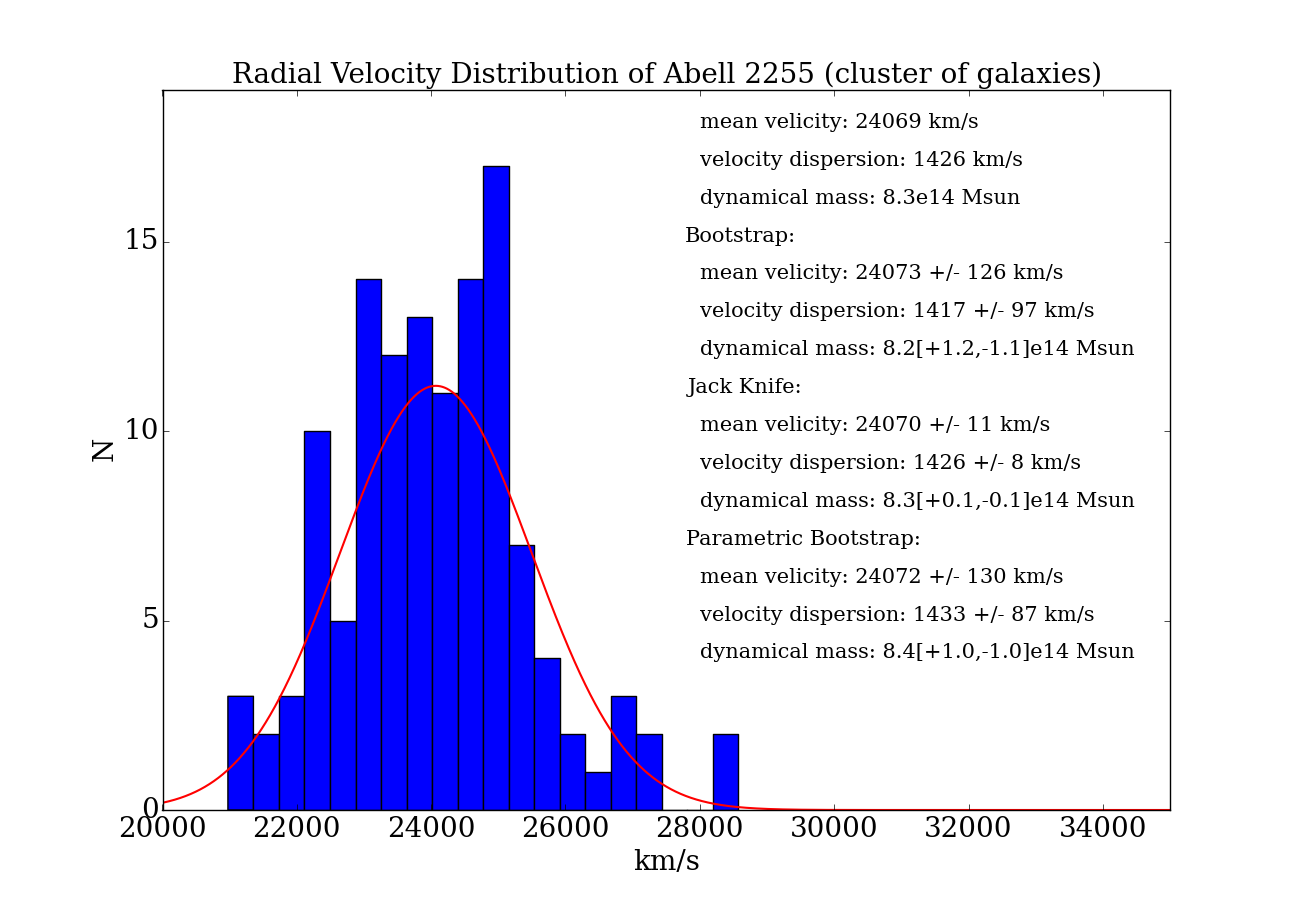

Python code for this plot:
#!/usr/bin/env python

import numpy
import scipy.stats
import matplotlib.pyplot as pyplot

c=299722.22222223717 # km/s
G=6.67408e-20 # km^3 kg^-1 s^-2
R=87.49*20*3.086e+16 # km
Msun=1.9884e30 # kg
frac=1.0

def calcmass(meantmp,stdtmp):

    meanmean=numpy.mean(meantmp)
    meanstd=numpy.std(meantmp, ddof=1)
    stdmean=numpy.mean(stdtmp)
    stdstd=numpy.std(stdtmp, ddof=1)

    mass=frac*stdmean*stdmean*R/G/Msun
    massp=frac*(stdmean+stdstd)*(stdmean+stdstd)*R/G/Msun-mass
    massm=mass-frac*(stdmean-stdstd)*(stdmean-stdstd)*R/G/Msun

    print "mean velicity: %.0f +/- %.0f km/s"%(meanmean,meanstd)
    print "velocity dispersion: %.0f +/- %.0f km/s"%(stdmean,stdstd)
    print "dynamical mass: %.1f[+%.1f,-%.1f]e14 Msun"%(mass/10**14,massp/10**14,massm/10**14)

    return meanmean,meanstd,stdmean,stdstd,mass,massp,massm

if __name__== "__main__":


    data0=numpy.genfromtxt("./abell2255_SDSS.csv", delimiter=",", names=True, dtype=[('objid',int),('ra',float),('dec',float),('u',float),('g',float),('r',float),('i',float),('z',float),('class','a6'),('redshift',float),('velDisp',float),('velDispErr',float)])

    data0['redshift']=data0['redshift']*c
    data1=data0[numpy.where((data0['redshift']<30000)&(data0['redshift']>20000))]

    print "Abell 2255 analysis"

    nsample=int(len(data1))
    print "sample size: %d"%(nsample)

    velmean0=numpy.mean(data1['redshift'])
    velstd0=numpy.std(data1['redshift'], ddof=1)
    mass=frac*velstd0*velstd0*R/G/Msun
    print "mean velicity: %.0f km/s"%(velmean0)
    print "velocity dispersion: %.0f km/s"%(velstd0)
    print "dynamical mass: %.1fe14 Msun"%(mass/10**14)

    nresample=100

    print "bootstrap"

    meantmp=[];stdtmp=[]
    for x in xrange(nresample):
        velbs=[]
        for i in xrange(nsample):
            j=numpy.random.randint(nsample)
            velbs.append(data1['redshift'][j])
        velmean=numpy.mean(velbs)
        velstd=numpy.std(velbs, ddof=1)
        meantmp.append(velmean)
        stdtmp.append(velstd)

    meanmean1,meanstd1,stdmean1,stdstd1,mass1,massp1,massm1=calcmass(meantmp,stdtmp)

    print "jack knife"

    meantmp=[];stdtmp=[]
    for x in xrange(nresample):
        j=numpy.random.randint(nsample)
        data=numpy.hstack([data1['redshift'][:j],data1['redshift'][j+1:]])
        velmean=numpy.mean(data)
        velstd=numpy.std(data, ddof=1)
        meantmp.append(velmean)
        stdtmp.append(velstd)

    meanmean2,meanstd2,stdmean2,stdstd2,mass2,massp2,massm2=calcmass(meantmp,stdtmp)

    print "parametric bootstrap"

    meantmp=[];stdtmp=[]
    for x in xrange(nresample):
        data=numpy.random.normal(velmean0,velstd0,nsample)
        velmean=numpy.mean(data)
        velstd=numpy.std(data, ddof=1)
        meantmp.append(velmean)
        stdtmp.append(velstd)

    meanmean3,meanstd3,stdmean3,stdstd3,mass3,massp3,massm3=calcmass(meantmp,stdtmp)

    x=numpy.linspace(20000,35000,15000)
    fig=pyplot.figure(figsize=(13,9))
    pyplot.hist(data1['redshift'], bins=20)
    pyplot.plot(x,scipy.stats.norm.pdf(x,loc=velmean0,scale=velstd0)*40000,color="red",lw=1.5)
    pyplot.xlim(20000,35000)
    pyplot.ylim(0,19)
    pyplot.xlabel('km/s', fontsize=20, fontname='serif')
    pyplot.ylabel('N', fontsize=20, fontname='serif')
    pyplot.xticks(fontsize=20, fontname='serif')
    pyplot.yticks(fontsize=20, fontname='serif')
    pyplot.title('Radial Velocity Distribution of Abell 2255 (cluster of galaxies)',fontsize=20, fontname='serif')
    pyplot.text(28000,18,"mean velicity: %.0f km/s"%(velmean0),fontsize=15, fontname='serif')
    pyplot.text(28000,17,"velocity dispersion: %.0f km/s"%(velstd0),fontsize=15, fontname='serif')
    pyplot.text(28000,16,"dynamical mass: %.1fe14 Msun"%(mass/10**14),fontsize=15, fontname='serif')
    pyplot.text(27800,15,"Bootstrap:",fontsize=15, fontname='serif')
    pyplot.text(28000,14,"mean velicity: %.0f +/- %.0f km/s"%(meanmean1,meanstd1),fontsize=15, fontname='serif')
    pyplot.text(28000,13,"velocity dispersion: %.0f +/- %.0f km/s"%(stdmean1,stdstd1),fontsize=15, fontname='serif')
    pyplot.text(28000,12,"dynamical mass: %.1f[+%.1f,-%.1f]e14 Msun"%(mass1/10**14,massp1/10**14,massm1/10**14),fontsize=15, fontname='serif')
    pyplot.text(27800,11,"Jack Knife:",fontsize=15, fontname='serif')
    pyplot.text(28000,10,"mean velicity: %.0f +/- %.0f km/s"%(meanmean2,meanstd2),fontsize=15, fontname='serif')
    pyplot.text(28000,9,"velocity dispersion: %.0f +/- %.0f km/s"%(stdmean2,stdstd2),fontsize=15, fontname='serif')
    pyplot.text(28000,8,"dynamical mass: %.1f[+%.1f,-%.1f]e14 Msun"%(mass2/10**14,massp2/10**14,massm2/10**14),fontsize=15, fontname='serif')
    pyplot.text(27800,7,"Parametric Bootstrap:",fontsize=15, fontname='serif')
    pyplot.text(28000,6,"mean velicity: %.0f +/- %.0f km/s"%(meanmean3,meanstd3),fontsize=15, fontname='serif')
    pyplot.text(28000,5,"velocity dispersion: %.0f +/- %.0f km/s"%(stdmean3,stdstd3),fontsize=15, fontname='serif')
    pyplot.text(28000,4,"dynamical mass: %.1f[+%.1f,-%.1f]e14 Msun"%(mass3/10**14,massp3/10**14,massm3/10**14),fontsize=15, fontname='serif')
    pyplot.savefig("day7_resampling.png")
    pyplot.show()
